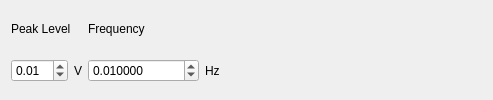
            <widget class="QWidget" name="sine_wave_excitation_tab">
             <attribute name="title">
              <string>Sine</string>
             </attribute>
             <layout class="QHBoxLayout" name="horizontalLayout_2">
              <item>
               <layout class="QVBoxLayout" name="square_level_layout_2">
                <item>
                 <widget class="QLabel" name="sine_level_label">
                  <property name="text">
                   <string>Peak Level</string>
                  </property>
                 </widget>
                </item>
                <item>
                 <layout class="QHBoxLayout" name="sine_level_selector_layout">
                  <item>
                   <widget class="QDoubleSpinBox" name="sine_level_selector">
                    <property name="toolTip">
                     <string>Amplitude of the sinusoidal excitation</string>
                    </property>
                    <property name="keyboardTracking">
                     <bool>false</bool>
                    </property>
                    <property name="maximum">
                     <double>10.000000000000000</double>
                    </property>
                    <property name="value">
                     <double>0.010000000000000</double>
                    </property>
                   </widget>
                  </item>
                  <item>
                   <widget class="QLabel" name="sine_level_selector_label">
                    <property name="text">
                     <string>V</string>
                    </property>
                   </widget>
                  </item>
                 </layout>
                </item>
               </layout>
              </item>
              <item>
               <layout class="QVBoxLayout" name="sine_frequency_layout">
                <item>
                 <widget class="QLabel" name="sine_frequency_label">
                  <property name="text">
                   <string>Frequency</string>
                  </property>
                 </widget>
                </item>
                <item>
                 <layout class="QHBoxLayout" name="sine_frequency_selector_layout">
                  <item>
                   <widget class="QDoubleSpinBox" name="sine_frequency_selector">
                    <property name="toolTip">
                     <string>Frequency of the sinusoidal excitation</string>
                    </property>
                    <property name="keyboardTracking">
                     <bool>false</bool>
                    </property>
                    <property name="decimals">
                     <number>6</number>
                    </property>
                    <property name="minimum">
                     <double>0.000001000000000</double>
                    </property>
                    <property name="maximum">
                     <double>999999.000000000000000</double>
                    </property>
                    <property name="value">
                     <double>0.010000000000000</double>
                    </property>
                   </widget>
                  </item>
                  <item>
                   <widget class="QLabel" name="sine_frequency_selector_label">
                    <property name="text">
                     <string>Hz</string>
                    </property>
                   </widget>
                  </item>
                 </layout>
                </item>
               </layout>
              </item>
              <item>
               <spacer name="sine_spacer">
                <property name="orientation">
                 <enum>Qt::Horizontal</enum>
                </property>
                <property name="sizeHint" stdset="0">
                 <size>
                  <width>262</width>
                  <height>20</height>
                 </size>
                </property>
               </spacer>
              </item>
             </layout>
            </widget>
